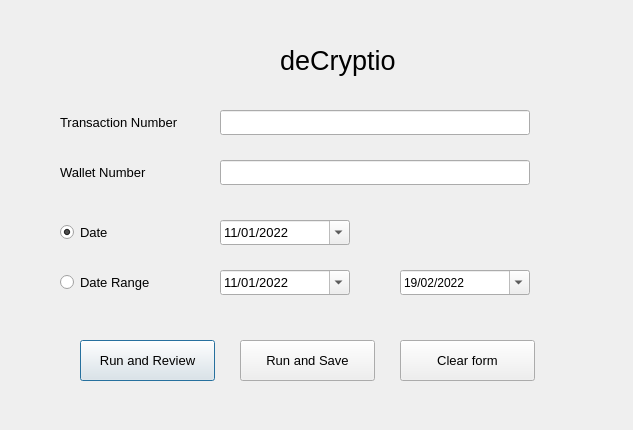
<?xml version="1.0" encoding="UTF-8"?>
<ui version="4.0">
 <class>mainUI</class>
 <widget class="QDialog" name="mainUI">
  <property name="geometry">
   <rect>
    <x>0</x>
    <y>0</y>
    <width>633</width>
    <height>430</height>
   </rect>
  </property>
  <property name="windowTitle">
   <string>deCryptio</string>
  </property>
  <widget class="QLabel" name="title">
   <property name="geometry">
    <rect>
     <x>280</x>
     <y>40</y>
     <width>121</width>
     <height>41</height>
    </rect>
   </property>
   <property name="minimumSize">
    <size>
     <width>0</width>
     <height>21</height>
    </size>
   </property>
   <property name="font">
    <font>
     <pointsize>20</pointsize>
    </font>
   </property>
   <property name="layoutDirection">
    <enum>Qt::LeftToRight</enum>
   </property>
   <property name="text">
    <string>deCryptio</string>
   </property>
  </widget>
  <widget class="QLabel" name="label_2">
   <property name="geometry">
    <rect>
     <x>60</x>
     <y>110</y>
     <width>151</width>
     <height>25</height>
    </rect>
   </property>
   <property name="font">
    <font>
     <pointsize>10</pointsize>
    </font>
   </property>
   <property name="text">
    <string>Transaction Number</string>
   </property>
  </widget>
  <widget class="QLabel" name="label_3">
   <property name="geometry">
    <rect>
     <x>60</x>
     <y>160</y>
     <width>121</width>
     <height>25</height>
    </rect>
   </property>
   <property name="font">
    <font>
     <pointsize>10</pointsize>
    </font>
   </property>
   <property name="text">
    <string>Wallet Number</string>
   </property>
  </widget>
  <widget class="QDateEdit" name="start_date">
   <property name="geometry">
    <rect>
     <x>220</x>
     <y>270</y>
     <width>130</width>
     <height>25</height>
    </rect>
   </property>
   <property name="font">
    <font>
     <pointsize>10</pointsize>
    </font>
   </property>
   <property name="displayFormat">
    <string>dd/MM/yyyy</string>
   </property>
   <property name="calendarPopup">
    <bool>true</bool>
   </property>
   <property name="date">
    <date>
     <year>2022</year>
     <month>1</month>
     <day>11</day>
    </date>
   </property>
  </widget>
  <widget class="QDateEdit" name="end_date">
   <property name="geometry">
    <rect>
     <x>400</x>
     <y>270</y>
     <width>130</width>
     <height>25</height>
    </rect>
   </property>
   <property name="displayFormat">
    <string>dd/MM/yyyy</string>
   </property>
   <property name="calendarPopup">
    <bool>true</bool>
   </property>
   <property name="date">
    <date>
     <year>2022</year>
     <month>2</month>
     <day>19</day>
    </date>
   </property>
  </widget>
  <widget class="QLineEdit" name="transaction">
   <property name="geometry">
    <rect>
     <x>220</x>
     <y>110</y>
     <width>310</width>
     <height>25</height>
    </rect>
   </property>
   <property name="font">
    <font>
     <pointsize>10</pointsize>
    </font>
   </property>
  </widget>
  <widget class="QLineEdit" name="wallet">
   <property name="geometry">
    <rect>
     <x>220</x>
     <y>160</y>
     <width>310</width>
     <height>25</height>
    </rect>
   </property>
  </widget>
  <widget class="QPushButton" name="review">
   <property name="geometry">
    <rect>
     <x>80</x>
     <y>340</y>
     <width>135</width>
     <height>41</height>
    </rect>
   </property>
   <property name="font">
    <font>
     <pointsize>10</pointsize>
    </font>
   </property>
   <property name="text">
    <string>Run and Review</string>
   </property>
  </widget>
  <widget class="QPushButton" name="save">
   <property name="geometry">
    <rect>
     <x>240</x>
     <y>340</y>
     <width>135</width>
     <height>41</height>
    </rect>
   </property>
   <property name="font">
    <font>
     <pointsize>10</pointsize>
    </font>
   </property>
   <property name="text">
    <string>Run and Save</string>
   </property>
  </widget>
  <widget class="QPushButton" name="clear">
   <property name="geometry">
    <rect>
     <x>400</x>
     <y>340</y>
     <width>135</width>
     <height>41</height>
    </rect>
   </property>
   <property name="font">
    <font>
     <pointsize>10</pointsize>
    </font>
   </property>
   <property name="text">
    <string>Clear form</string>
   </property>
  </widget>
  <widget class="QLabel" name="tx_error">
   <property name="geometry">
    <rect>
     <x>230</x>
     <y>140</y>
     <width>281</width>
     <height>16</height>
    </rect>
   </property>
   <property name="font">
    <font>
     <pointsize>10</pointsize>
    </font>
   </property>
   <property name="text">
    <string/>
   </property>
  </widget>
  <widget class="QLabel" name="wallet_error">
   <property name="geometry">
    <rect>
     <x>230</x>
     <y>190</y>
     <width>281</width>
     <height>16</height>
    </rect>
   </property>
   <property name="font">
    <font>
     <pointsize>10</pointsize>
    </font>
   </property>
   <property name="text">
    <string/>
   </property>
  </widget>
  <widget class="QRadioButton" name="date">
   <property name="enabled">
    <bool>true</bool>
   </property>
   <property name="geometry">
    <rect>
     <x>60</x>
     <y>220</y>
     <width>101</width>
     <height>25</height>
    </rect>
   </property>
   <property name="font">
    <font>
     <pointsize>10</pointsize>
    </font>
   </property>
   <property name="text">
    <string>Date</string>
   </property>
   <property name="checked">
    <bool>true</bool>
   </property>
  </widget>
  <widget class="QRadioButton" name="date_range">
   <property name="geometry">
    <rect>
     <x>60</x>
     <y>270</y>
     <width>91</width>
     <height>25</height>
    </rect>
   </property>
   <property name="font">
    <font>
     <pointsize>10</pointsize>
    </font>
   </property>
   <property name="text">
    <string>Date Range</string>
   </property>
  </widget>
  <widget class="QDateEdit" name="date_type">
   <property name="geometry">
    <rect>
     <x>220</x>
     <y>220</y>
     <width>130</width>
     <height>25</height>
    </rect>
   </property>
   <property name="font">
    <font>
     <pointsize>10</pointsize>
    </font>
   </property>
   <property name="displayFormat">
    <string>dd/MM/yyyy</string>
   </property>
   <property name="calendarPopup">
    <bool>true</bool>
   </property>
   <property name="date">
    <date>
     <year>2022</year>
     <month>1</month>
     <day>11</day>
    </date>
   </property>
  </widget>
 </widget>
 <resources/>
 <connections/>
</ui>
